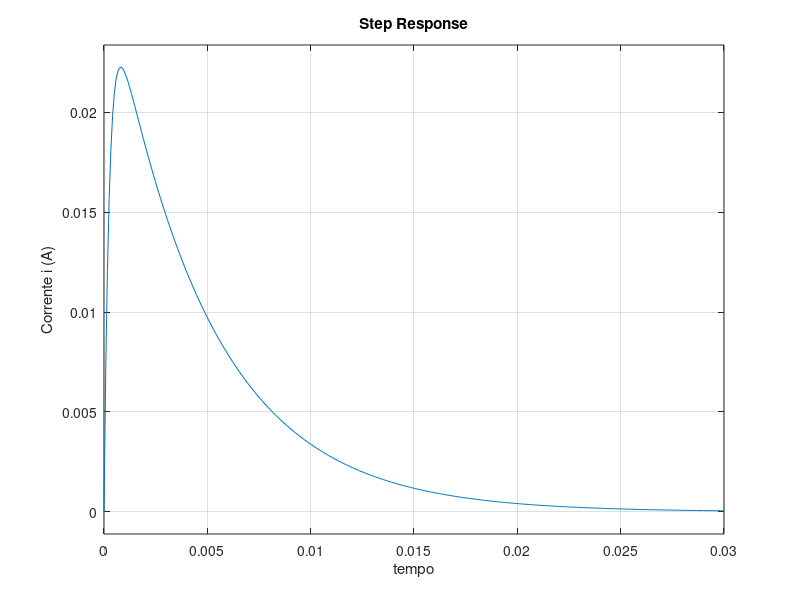
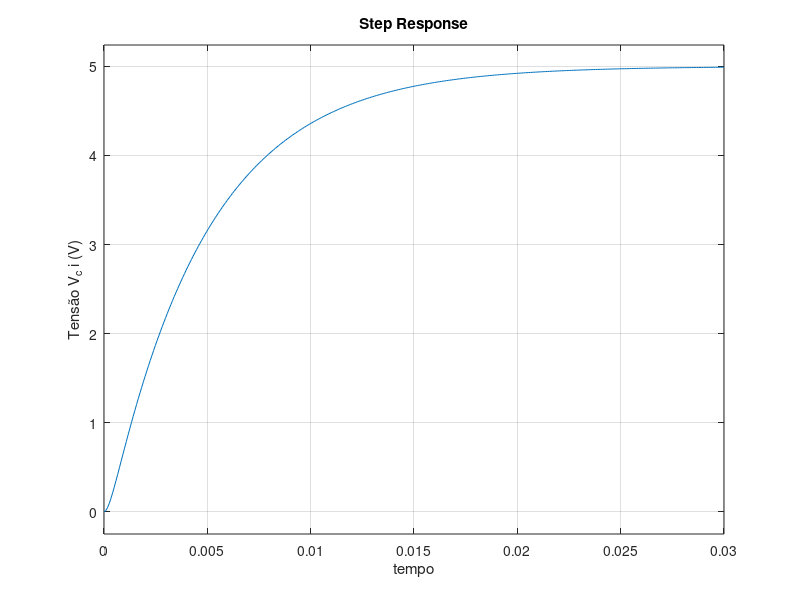

Source code (MATLAB) for these figures, in order:
%% Simulação do Circuito RLC (Aula 04) 
% Funções utilizadas (veja documentação): 
%  -> close: fechar figuras abertas
%  -> tf: função para criar funções de transferência
%  -> step: obter a resposta ao degrau de um sistema
%  -> figure: abrir (nova) figura
%  -> plot: traçar um gráfico 2D
%  -> xlabel: texto do eixo X (abscissa)
%  -> ylabel: texto do eixo Y (ordenada)
close all;
% Dados numéricos
R = 200; % resistencia [Ohm]
L = 0.050; % Indutância [Henry]
C = 25e-6; % Capacitância [Farad]
% Modelo do circuito RLC
%  -> G_{i,vf}(s) = I(s)/Vf(s) = Cs/(LC*s^2+ RC*s + 1)
%  -> G_{vc,vf}(s) = Vc(s)/Vf(s) = 1/(LC*s^2+ RC*s + 1)
s = tf('s'); % variável de Laplace
G_i_vf = C*s/(L*C*s^2 + R*C*s + 1); % Função de transferência
G_vc_vf = 1/(C*s)*G_i_vf;
figure,  step(5*G_i_vf); % Resposta da corrente para uma tensão instantânea de 5V
xlabel('tempo'),ylabel('Corrente i (A)'),
figure,  step(5*G_vc_vf); % Resposta da tensão no capacitor para uma tensão instantânea de 5V
xlabel('tempo'),ylabel('Tensão V_c i (V)'),